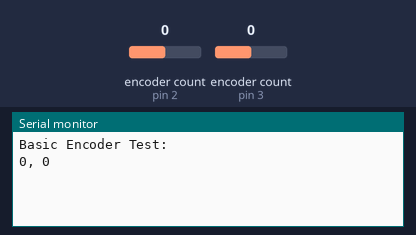
Simulated run of this sketch. Board: Arduino Mega 2560, built with avr-gcc and run on an emulated ATmega2560. Parts: the last lines printed to the serial monitor. Inputs (shaded band) come from the test bench; at power-on: encoder count (sensors on pin 2, pin 3) 0.

Above: at 1.2 s.
1.3 s: encoder count (sensor on pin 2) set to 1
At 2.5 s:
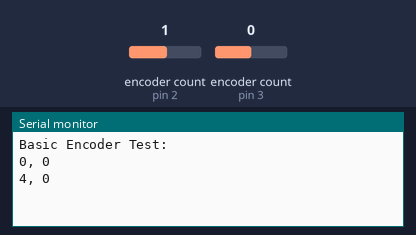
2.8 s: encoder count (sensor on pin 3) set to 1
At 3.7 s:
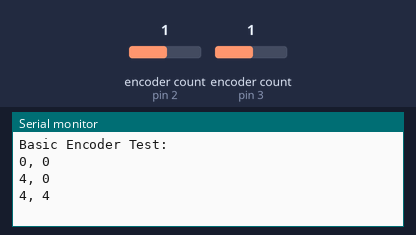
4.3 s: encoder count (sensor on pin 2) set to 2
At 4.9 s:
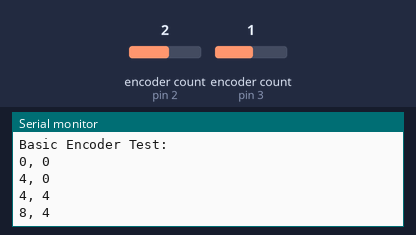
5.8 s: encoder count (sensor on pin 3) set to 2
At 7.2 s:
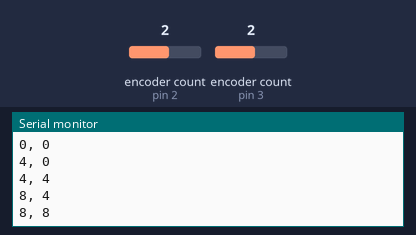
Timing chart, 0 to 8.3 s (numbered marks = the images above; inputs shaded):
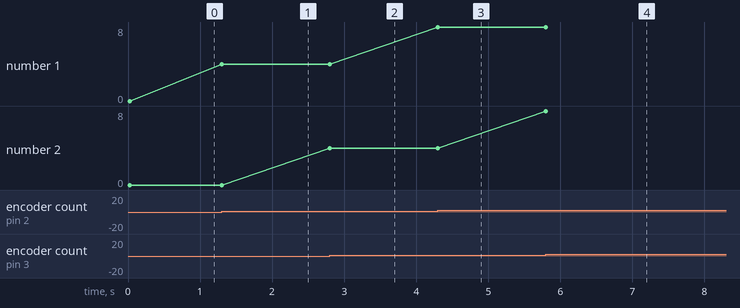

Measured:
- after the input at 1.3 s, the serial monitor: prints a new line at once (image 1)
- after the input at 2.8 s, the serial monitor: prints a new line at once (image 2)
- after the input at 4.3 s, the serial monitor: prints a new line at once (image 3)
- after the input at 5.8 s, the serial monitor: prints a new line at once (image 4)
- plotted number 1: 0 → 4 after the input at 1.3 s, 4 → 8 after the input at 4.3 s

The sketch:

both_encoder.ino
```cpp
#include <Encoder.h>

Encoder myEncL(2, 22);
Encoder myEncR(3, 23);

void setup() {
  Serial.begin(9600);
  Serial.println("Basic Encoder Test:");
}

long oldPositionL = -999;
long oldPositionR = -999;

void loop() {
  long newPositionL = myEncL.read();
  long newPositionR = myEncR.read();

  bool condi = (newPositionL != oldPositionL) || (newPositionR != oldPositionR);

  if (condi==true) {
    oldPositionL = newPositionL;
    oldPositionR = newPositionR;

    Serial.print(oldPositionL);
    Serial.print(", ");
    Serial.println(oldPositionR);
  }
}
```
